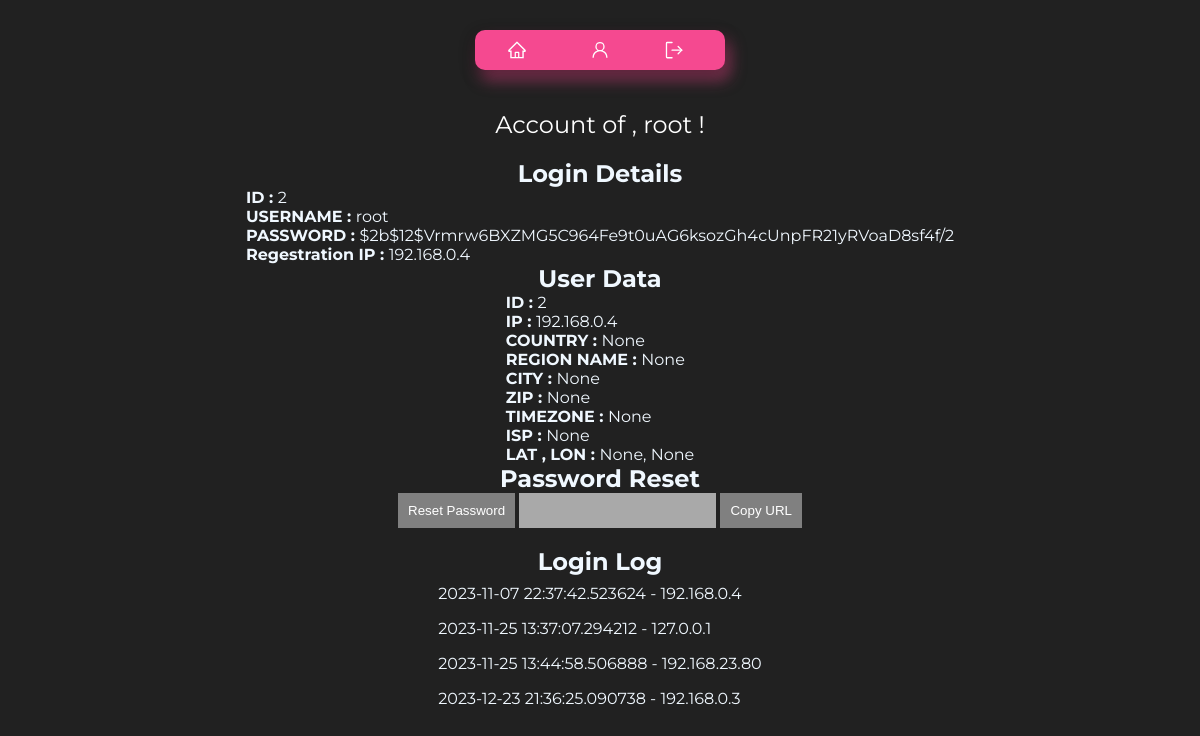
The page /root (signed in) on the database its author committed.
### tables this page shows
CREATE TABLE users (
        id INTEGER PRIMARY KEY,
        username TEXT UNIQUE,
        password TEXT,
        ip TEXT
    );

CREATE TABLE userData (
        id INTEGER PRIMARY KEY,
        username TEXT,
        ip TEXT,
        country TEXT,
        regionname TEXT,
        city TEXT,
        zip TEXT, 
        lat TEXT,
        lon TEXT,
        timezone TEXT,
        isp TEXT
    );

CREATE TABLE loginLog (
        id INTEGER PRIMARY KEY,
        username TEXT,
        ip TEXT,
        timestamp TIMESTAMP DEFAULT CURRENT_TIMESTAMP
    );

### main.py (the view)
@app.route('/<string:username>', methods=['GET'])
def user(username):
    nonce = secrets.token_hex(8)
    if 'username' in session:
        logged_in_username = session['username']
        if logged_in_username == 'admin':
            csp_header['script-src'] = f"'self' 'nonce-{nonce}'"
            username = sanitize_input(username)
            liked_meals = get_liked_Meals_db(username)
            user_data = get_user_data(username)
            user_login_info = get_user(username)
            login_log = get_login_log(username)
            meal = [meal[2] for meal in liked_meals]
            return render_template('admin/user_details.html',
                       username=username,
                       loginDetails=user_login_info,
                       liked_meal_ids=meal,  # Pass the likedMeals data
                       loginLog=login_log,
                       userData=user_data,
                       nonce=nonce)
        return redirect(url_for('account'))  # HTTP 403 Forbidden for non-admin users
    else:
        return redirect(url_for('login'))

### main.py (called while the page is built)
@app.after_request
def set_csp_header(response):
    csp_value = '; '.join([f"{key} {value}" for key, value in csp_header.items()])
    response.headers['Content-Security-Policy'] = csp_value
    return response

@app.after_request
def add_security_headers(response):
    response.headers['X-Frame-Options'] = 'SAMEORIGIN'
    return response

@app.after_request
def add_hsts_header(response):
    response.headers['Strict-Transport-Security'] = 'max-age=31536000; includeSubDomains; preload'
    return response

@app.after_request
def add_content_type_header(response):
    response.headers['X-Content-Type-Options'] = 'nosniff'
    return response

### scripts/check_input.py (called while the page is built)
def sanitize_input(input_string):
    sanitized_input = input_string.strip()
    sanitized_input = re.sub(r'[(;\'"\\)]', '', sanitized_input)
    return sanitized_input

### scripts/db.py (called while the page is built)
def connect():
    conn = sqlite3.connect('database/testdb.db')
    cursor = conn.cursor()
    return conn, cursor

def get_user(username):
    conn, cursor = connect()
    cursor.execute('SELECT * FROM users WHERE username = ?', (username,))
    user_data = cursor.fetchone()
    conn.close()
    if user_data:
        user_dict = {
            'id': user_data[0],
            'username': user_data[1],
            'password': user_data[2],
            'ip': user_data[3]
        }
        return user_dict
    else:
        return None

def get_liked_Meals_db(username):
    conn, cursor = connect()
    cursor.execute('SELECT * FROM likedMeals WHERE username = ?', (username,))
    user_liked_meals = cursor.fetchall()
    conn.commit()
    conn.close()
    return user_liked_meals

def get_user_data(username):
    conn, cursor = connect()
    cursor.execute('''
        SELECT * FROM userData
        WHERE username = ?
        AND id = (SELECT MAX(id) FROM userData WHERE username = ?)
    ''', (username, username))
    user_data = cursor.fetchone()
    conn.close()
    if user_data:
        user_data_dict = {
            'id': user_data[0],
            'username': user_data[1],
            'ip': user_data[2],
            'country': user_data[3],
            'regionname': user_data[4],
            'city': user_data[5],
            'zip': user_data[6],
            'lat': user_data[7],
            'lon': user_data[8],
            'timezone': user_data[9],
            'isp': user_data[10]
        }
        return user_data_dict
    else:
        return None

### templates/admin/user_details.html (shortened to what this page needs)
<!DOCTYPE html>
<html lang="en">
<head>
  <link rel="stylesheet" type="text/css" href="{{ url_for('static', filename='css/account.css') }}">
  <link rel="stylesheet" type="text/css" href="{{ url_for('static', filename='css/template.css') }}" />
  <link rel="stylesheet" type="text/css" href="{{ url_for('static', filename='css/header.css') }}" />
</head>
<body>
  <header>
    <div class="button-container">
      <a class="button" href="/">
      </a>
      <a class="button" href="/admin/dashboard">
      </a>
      <a class="button" href="/logout">
      </a>
    </div>
  </header>
  <div class="user-data">
    <span>Account of , {{ username }} !</span>
  </div>
  <h2>Login Details</h2>
  <div>
    <p><b>ID : </b>{{ loginDetails.id }} <br></p>
    <p><b>USERNAME : </b>{{ loginDetails.username }} <br></p>
    <p><b>PASSWORD : </b>{{ loginDetails.password }} <br></p>
    <p><b>Regestration IP : </b>{{ loginDetails.ip }} <br></p>
  </div>
  <h2>User Data</h2>
  <div>
    <p><b>ID : </b>{{ userData.id }}<br></p>
    <p><b>IP : </b>{{ userData.ip }}<br></p>
    <p><b>COUNTRY : </b>{{ userData.country }}<br></p>
    <p><b>REGION NAME : </b>{{ userData.regionname }}<br></p>
    <p><b>CITY : </b>{{ userData.city }}<br></p>
    <p><b>ZIP : </b>{{ userData.zip }}<br></p>
    <p><b>TIMEZONE : </b>{{ userData.timezone }}<br></p>
    <p><b>ISP : </b>{{ userData.isp }}<br></p>
    <p><b>LAT , LON : </b> {{ userData.lat }}, {{ userData.lon }}<br></p>
  </div>
  <h2>Password Reset</h2>
  <div>
    <button id="resetButton" nonce="{{ nonce }}"
      style="background: gray; border: none; outline: none; padding: 10px; cursor: pointer; color: white;">Reset
      Password</button>
    <input type="text" id="resetUrlField" value="" readonly
      style="background: darkgray; border: none; outline: none; padding: 10px; color: white;">
    <button id="copyUrlButton" nonce="{{ nonce }}"
      style="background: gray; border: none; outline: none; padding: 10px; cursor: pointer; color: white;">Copy
      URL</button>
  </div>
  <br>
  <h2>Login Log</h2>
  <ul>
    {% for log in loginLog %}
    <ul style="padding: 8px;">{{ log.timestamp }} - {{ log.ip }}</ul>
    {% endfor %}
  </ul>
</body>
</html>

### static/css/account.css (style rules this page uses)
header { display: flex; justify-content: space-evenly; flex-direction: row; }
.user-data { padding: 20px; display: flex; justify-content: center; align-items: center; }
.user-data span { font-size: 24px; }
h1, span { color: white; }

### static/css/template.css (style rules this page uses)
* { padding: 0; margin: 0; box-sizing: border-box; }
body { padding: 10px; display: flex; flex-direction: column; justify-content: center; align-items: center; background-color: #212121; color: aliceblue; font-family: Montserrat, serif; }

### static/css/header.css (style rules this page uses)
header { padding: 20px; display: flex; justify-content: center; align-items: center; }
.button-container { display: flex; background-color: rgba(245, 73, 144); width: 250px; height: 40px; align-items: center; justify-content: space-around; border-radius: 10px; box-shadow: rgba(0, 0, 0, 0.35) 0px 5px 15px, rgba(245, 73, 144, 0.5) 5px 10px 15px; }
.button { outline: 0 !important; border: 0 !important; width: 40px; height: 40px; border-radius: 50%; background-color: transparent; display: flex; align-items: center; justify-content: center; color: #fff; transition: all ease-in-out 0.3s; cursor: pointer; }
.icon { font-size: 20px; }

### rows shown on the page
users: id "2", username "root", password "$2b$12$Vrmrw6BXZMG5C964Fe9t0uAG6ksozGh4cUnpFR21yRVoaD8sf4f/2", ip "192.168.0.4"
userData: id "2", ip "192.168.0.4"
loginLog: timestamp "2023-11-07 22:37:42.523624", ip "192.168.0.4"
loginLog: timestamp "2023-11-25 13:37:07.294212", ip "127.0.0.1"
loginLog: timestamp "2023-11-25 13:44:58.506888", ip "192.168.23.80"
loginLog: timestamp "2023-12-23 21:36:25.090738", ip "192.168.0.3"

### other values the page prints
{{ username }} "root"
{{ userData.country }} "None"
{{ userData.regionname }} "None"
{{ userData.city }} "None"
{{ userData.zip }} "None"
{{ userData.timezone }} "None"
{{ userData.isp }} "None"
{{ userData.lat }} "None"
{{ userData.lon }} "None"
